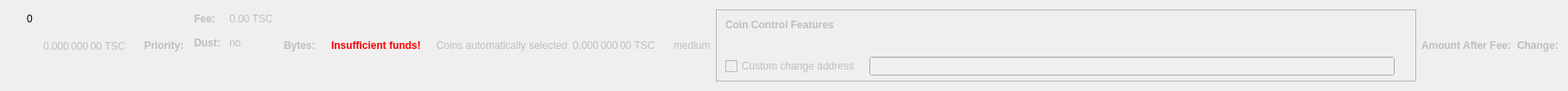
    <widget class="QWidget" name="dummyHideWidget" native="true">
     <property name="maximumSize">
      <size>
       <width>100</width>
       <height>22</height>
      </size>
     </property>
     <layout class="QHBoxLayout" name="dummyHideLayout">
      <item>
       <layout class="QFormLayout" name="formLayoutCoinControl1">
        <property name="horizontalSpacing">
         <number>10</number>
        </property>
        <property name="verticalSpacing">
         <number>14</number>
        </property>
        <property name="leftMargin">
         <number>10</number>
        </property>
        <property name="topMargin">
         <number>4</number>
        </property>
        <property name="rightMargin">
         <number>6</number>
        </property>
        <item row="0" column="1">
         <widget class="QLabel" name="labelCoinControlBytes">
          <property name="cursor">
           <cursorShape>IBeamCursor</cursorShape>
          </property>
          <property name="contextMenuPolicy">
           <enum>Qt::ActionsContextMenu</enum>
          </property>
          <property name="text">
           <string notr="true">0</string>
          </property>
          <property name="textInteractionFlags">
           <set>Qt::LinksAccessibleByMouse|Qt::TextSelectableByKeyboard|Qt::TextSelectableByMouse</set>
          </property>
         </widget>
        </item>
       </layout>
      </item>
      <item>
       <widget class="QLabel" name="labelCoinControlAfterFee">
        <property name="enabled">
         <bool>false</bool>
        </property>
        <property name="sizePolicy">
         <sizepolicy hsizetype="Fixed" vsizetype="Fixed">
          <horstretch>0</horstretch>
          <verstretch>0</verstretch>
         </sizepolicy>
        </property>
        <property name="minimumSize">
         <size>
          <width>111</width>
          <height>12</height>
         </size>
        </property>
        <property name="maximumSize">
         <size>
          <width>111</width>
          <height>12</height>
         </size>
        </property>
        <property name="cursor">
         <cursorShape>IBeamCursor</cursorShape>
        </property>
        <property name="contextMenuPolicy">
         <enum>Qt::ActionsContextMenu</enum>
        </property>
        <property name="text">
         <string notr="true">0.000 000 00 TSC</string>
        </property>
        <property name="textInteractionFlags">
         <set>Qt::LinksAccessibleByMouse|Qt::TextSelectableByKeyboard|Qt::TextSelectableByMouse</set>
        </property>
       </widget>
      </item>
      <item>
       <widget class="QLabel" name="labelCoinControlPriorityText">
        <property name="enabled">
         <bool>false</bool>
        </property>
        <property name="font">
         <font>
          <weight>75</weight>
          <bold>true</bold>
         </font>
        </property>
        <property name="text">
         <string>Priority:</string>
        </property>
       </widget>
      </item>
      <item>
       <layout class="QHBoxLayout" name="horizontalLayout"/>
      </item>
      <item>
       <layout class="QFormLayout" name="formLayoutCoinControl3">
        <property name="horizontalSpacing">
         <number>10</number>
        </property>
        <property name="verticalSpacing">
         <number>14</number>
        </property>
        <property name="leftMargin">
         <number>6</number>
        </property>
        <property name="topMargin">
         <number>4</number>
        </property>
        <property name="rightMargin">
         <number>6</number>
        </property>
        <item row="0" column="0">
         <widget class="QLabel" name="labelCoinControlFeeText">
          <property name="enabled">
           <bool>false</bool>
          </property>
          <property name="font">
           <font>
            <weight>75</weight>
            <bold>true</bold>
           </font>
          </property>
          <property name="text">
           <string>Fee:</string>
          </property>
          <property name="margin">
           <number>0</number>
          </property>
         </widget>
        </item>
        <item row="0" column="1">
         <widget class="QLabel" name="labelCoinControlFee">
          <property name="enabled">
           <bool>false</bool>
          </property>
          <property name="cursor">
           <cursorShape>IBeamCursor</cursorShape>
          </property>
          <property name="contextMenuPolicy">
           <enum>Qt::ActionsContextMenu</enum>
          </property>
          <property name="text">
           <string notr="true">0.00 TSC</string>
          </property>
          <property name="textInteractionFlags">
           <set>Qt::LinksAccessibleByMouse|Qt::TextSelectableByKeyboard|Qt::TextSelectableByMouse</set>
          </property>
         </widget>
        </item>
        <item row="1" column="0">
         <widget class="QLabel" name="labelCoinControlLowOutputText">
          <property name="enabled">
           <bool>false</bool>
          </property>
          <property name="font">
           <font>
            <weight>75</weight>
            <bold>true</bold>
           </font>
          </property>
          <property name="text">
           <string>Dust:</string>
          </property>
         </widget>
        </item>
        <item row="1" column="1">
         <widget class="QLabel" name="labelCoinControlLowOutput">
          <property name="enabled">
           <bool>false</bool>
          </property>
          <property name="cursor">
           <cursorShape>IBeamCursor</cursorShape>
          </property>
          <property name="contextMenuPolicy">
           <enum>Qt::ActionsContextMenu</enum>
          </property>
          <property name="text">
           <string>no</string>
          </property>
          <property name="textInteractionFlags">
           <set>Qt::LinksAccessibleByMouse|Qt::TextSelectableByKeyboard|Qt::TextSelectableByMouse</set>
          </property>
         </widget>
        </item>
       </layout>
      </item>
      <item>
       <widget class="QLabel" name="labelCoinControlBytesText">
        <property name="enabled">
         <bool>false</bool>
        </property>
        <property name="font">
         <font>
          <weight>75</weight>
          <bold>true</bold>
         </font>
        </property>
        <property name="text">
         <string>Bytes:</string>
        </property>
       </widget>
      </item>
      <item>
       <layout class="QFormLayout" name="formLayoutCoinControl2">
        <property name="horizontalSpacing">
         <number>10</number>
        </property>
        <property name="verticalSpacing">
         <number>14</number>
        </property>
        <property name="leftMargin">
         <number>6</number>
        </property>
        <property name="topMargin">
         <number>4</number>
        </property>
        <property name="rightMargin">
         <number>6</number>
        </property>
       </layout>
      </item>
      <item>
       <layout class="QHBoxLayout" name="horizontalLayoutCoinControl2">
        <property name="spacing">
         <number>8</number>
        </property>
        <property name="bottomMargin">
         <number>10</number>
        </property>
       </layout>
      </item>
      <item>
       <widget class="QLabel" name="labelCoinControlInsuffFunds">
        <property name="enabled">
         <bool>false</bool>
        </property>
        <property name="minimumSize">
         <size>
          <width>0</width>
          <height>0</height>
         </size>
        </property>
        <property name="font">
         <font>
          <weight>75</weight>
          <bold>true</bold>
         </font>
        </property>
        <property name="styleSheet">
         <string notr="true">color:red;font-weight:bold;</string>
        </property>
        <property name="text">
         <string>Insufficient funds!</string>
        </property>
        <property name="margin">
         <number>5</number>
        </property>
       </widget>
      </item>
      <item>
       <layout class="QFormLayout" name="formLayoutCoinControl4">
        <property name="horizontalSpacing">
         <number>10</number>
        </property>
        <property name="verticalSpacing">
         <number>14</number>
        </property>
        <property name="leftMargin">
         <number>6</number>
        </property>
        <property name="topMargin">
         <number>4</number>
        </property>
        <property name="rightMargin">
         <number>6</number>
        </property>
       </layout>
      </item>
      <item>
       <widget class="QLabel" name="labelCoinControlAutomaticallySelected">
        <property name="enabled">
         <bool>false</bool>
        </property>
        <property name="sizePolicy">
         <sizepolicy hsizetype="Fixed" vsizetype="Fixed">
          <horstretch>0</horstretch>
          <verstretch>0</verstretch>
         </sizepolicy>
        </property>
        <property name="minimumSize">
         <size>
          <width>0</width>
          <height>0</height>
         </size>
        </property>
        <property name="maximumSize">
         <size>
          <width>240</width>
          <height>16777215</height>
         </size>
        </property>
        <property name="text">
         <string>Coins automatically selected</string>
        </property>
        <property name="margin">
         <number>5</number>
        </property>
       </widget>
      </item>
      <item>
       <widget class="QLabel" name="labelCoinControlChange">
        <property name="enabled">
         <bool>false</bool>
        </property>
        <property name="sizePolicy">
         <sizepolicy hsizetype="Fixed" vsizetype="Fixed">
          <horstretch>0</horstretch>
          <verstretch>0</verstretch>
         </sizepolicy>
        </property>
        <property name="minimumSize">
         <size>
          <width>111</width>
          <height>0</height>
         </size>
        </property>
        <property name="maximumSize">
         <size>
          <width>111</width>
          <height>16777215</height>
         </size>
        </property>
        <property name="cursor">
         <cursorShape>IBeamCursor</cursorShape>
        </property>
        <property name="contextMenuPolicy">
         <enum>Qt::ActionsContextMenu</enum>
        </property>
        <property name="text">
         <string notr="true">0.000 000 00 TSC</string>
        </property>
        <property name="textInteractionFlags">
         <set>Qt::LinksAccessibleByMouse|Qt::TextSelectableByKeyboard|Qt::TextSelectableByMouse</set>
        </property>
       </widget>
      </item>
      <item>
       <widget class="QLabel" name="labelCoinControlPriority">
        <property name="enabled">
         <bool>false</bool>
        </property>
        <property name="cursor">
         <cursorShape>IBeamCursor</cursorShape>
        </property>
        <property name="contextMenuPolicy">
         <enum>Qt::ActionsContextMenu</enum>
        </property>
        <property name="text">
         <string>medium</string>
        </property>
        <property name="textInteractionFlags">
         <set>Qt::LinksAccessibleByMouse|Qt::TextSelectableByKeyboard|Qt::TextSelectableByMouse</set>
        </property>
       </widget>
      </item>
      <item>
       <widget class="QFrame" name="frameCoinControl">
        <property name="sizePolicy">
         <sizepolicy hsizetype="Expanding" vsizetype="Expanding">
          <horstretch>0</horstretch>
          <verstretch>0</verstretch>
         </sizepolicy>
        </property>
        <property name="maximumSize">
         <size>
          <width>16777215</width>
          <height>16777215</height>
         </size>
        </property>
        <property name="frameShape">
         <enum>QFrame::StyledPanel</enum>
        </property>
        <property name="frameShadow">
         <enum>QFrame::Sunken</enum>
        </property>
        <layout class="QVBoxLayout" name="verticalLayoutCoinControl2_2">
         <property name="spacing">
          <number>0</number>
         </property>
         <property name="leftMargin">
          <number>0</number>
         </property>
         <property name="topMargin">
          <number>0</number>
         </property>
         <property name="rightMargin">
          <number>0</number>
         </property>
         <property name="bottomMargin">
          <number>6</number>
         </property>
         <item>
          <layout class="QVBoxLayout" name="verticalLayoutCoinControl" stretch="0,0,0,1">
           <property name="spacing">
            <number>0</number>
           </property>
           <property name="leftMargin">
            <number>10</number>
           </property>
           <property name="topMargin">
            <number>10</number>
           </property>
           <item>
            <layout class="QHBoxLayout" name="horizontalLayoutCoinControl1">
             <property name="bottomMargin">
              <number>15</number>
             </property>
             <item>
              <widget class="QLabel" name="labelCoinControlFeatures">
               <property name="enabled">
                <bool>false</bool>
               </property>
               <property name="sizePolicy">
                <sizepolicy hsizetype="Preferred" vsizetype="Maximum">
                 <horstretch>0</horstretch>
                 <verstretch>0</verstretch>
                </sizepolicy>
               </property>
               <property name="font">
                <font>
                 <weight>75</weight>
                 <bold>true</bold>
                </font>
               </property>
               <property name="styleSheet">
                <string notr="true">font-weight:bold;</string>
               </property>
               <property name="text">
                <string>Coin Control Features</string>
               </property>
              </widget>
             </item>
            </layout>
           </item>
           <item>
            <widget class="QWidget" name="widgetCoinControl" native="true">
             <property name="sizePolicy">
              <sizepolicy hsizetype="Preferred" vsizetype="Preferred">
               <horstretch>0</horstretch>
               <verstretch>0</verstretch>
              </sizepolicy>
             </property>
             <property name="minimumSize">
              <size>
               <width>0</width>
               <height>0</height>
              </size>
             </property>
             <property name="styleSheet">
              <string notr="true"/>
             </property>
             <layout class="QHBoxLayout" name="horizontalLayoutCoinControl5_2">
              <property name="leftMargin">
               <number>0</number>
              </property>
              <property name="topMargin">
               <number>0</number>
              </property>
              <property name="rightMargin">
               <number>0</number>
              </property>
              <property name="bottomMargin">
               <number>0</number>
              </property>
              <item>
               <layout class="QHBoxLayout" name="horizontalLayoutCoinControl3">
                <property name="spacing">
                 <number>20</number>
                </property>
                <property name="topMargin">
                 <number>0</number>
                </property>
                <property name="bottomMargin">
                 <number>10</number>
                </property>
               </layout>
              </item>
             </layout>
            </widget>
           </item>
           <item>
            <layout class="QHBoxLayout" name="horizontalLayoutCoinControl4" stretch="0,0,0">
             <property name="spacing">
              <number>12</number>
             </property>
             <property name="sizeConstraint">
              <enum>QLayout::SetDefaultConstraint</enum>
             </property>
             <property name="topMargin">
              <number>5</number>
             </property>
             <property name="rightMargin">
              <number>5</number>
             </property>
             <item>
              <widget class="QCheckBox" name="checkBoxCoinControlChange">
               <property name="enabled">
                <bool>false</bool>
               </property>
               <property name="toolTip">
                <string>If this is activated, but the change address is empty or invalid, change will be sent to a newly generated address.</string>
               </property>
               <property name="text">
                <string>Custom change address</string>
               </property>
              </widget>
             </item>
             <item>
              <widget class="QValidatedLineEdit" name="lineEditCoinControlChange">
               <property name="enabled">
                <bool>false</bool>
               </property>
               <property name="sizePolicy">
                <sizepolicy hsizetype="Expanding" vsizetype="Fixed">
                 <horstretch>0</horstretch>
                 <verstretch>0</verstretch>
                </sizepolicy>
               </property>
              </widget>
             </item>
             <item>
              <widget class="QLabel" name="labelCoinControlChangeLabel_2">
               <property name="sizePolicy">
                <sizepolicy hsizetype="Preferred" vsizetype="Expanding">
                 <horstretch>0</horstretch>
                 <verstretch>0</verstretch>
                </sizepolicy>
               </property>
               <property name="minimumSize">
                <size>
                 <width>0</width>
                 <height>0</height>
                </size>
               </property>
               <property name="text">
                <string/>
               </property>
               <property name="margin">
                <number>3</number>
               </property>
              </widget>
             </item>
            </layout>
           </item>
           <item>
            <spacer name="verticalSpacerCoinControl">
             <property name="orientation">
              <enum>Qt::Vertical</enum>
             </property>
             <property name="sizeHint" stdset="0">
              <size>
               <width>800</width>
               <height>1</height>
              </size>
             </property>
            </spacer>
           </item>
          </layout>
         </item>
        </layout>
       </widget>
      </item>
      <item>
       <widget class="QLabel" name="labelCoinControlAfterFeeText">
        <property name="enabled">
         <bool>false</bool>
        </property>
        <property name="minimumSize">
         <size>
          <width>0</width>
          <height>0</height>
         </size>
        </property>
        <property name="maximumSize">
         <size>
          <width>16777215</width>
          <height>16777215</height>
         </size>
        </property>
        <property name="font">
         <font>
          <weight>75</weight>
          <bold>true</bold>
         </font>
        </property>
        <property name="text">
         <string>Amount After Fee:</string>
        </property>
        <property name="alignment">
         <set>Qt::AlignLeading|Qt::AlignLeft|Qt::AlignVCenter</set>
        </property>
        <property name="margin">
         <number>0</number>
        </property>
       </widget>
      </item>
      <item>
       <widget class="QLabel" name="labelCoinControlChangeText">
        <property name="enabled">
         <bool>false</bool>
        </property>
        <property name="sizePolicy">
         <sizepolicy hsizetype="Preferred" vsizetype="Preferred">
          <horstretch>0</horstretch>
          <verstretch>0</verstretch>
         </sizepolicy>
        </property>
        <property name="minimumSize">
         <size>
          <width>0</width>
          <height>0</height>
         </size>
        </property>
        <property name="maximumSize">
         <size>
          <width>16777215</width>
          <height>16777215</height>
         </size>
        </property>
        <property name="font">
         <font>
          <weight>75</weight>
          <bold>true</bold>
         </font>
        </property>
        <property name="text">
         <string>Change:</string>
        </property>
        <property name="alignment">
         <set>Qt::AlignLeading|Qt::AlignLeft|Qt::AlignVCenter</set>
        </property>
       </widget>
      </item>
     </layout>
    </widget>
